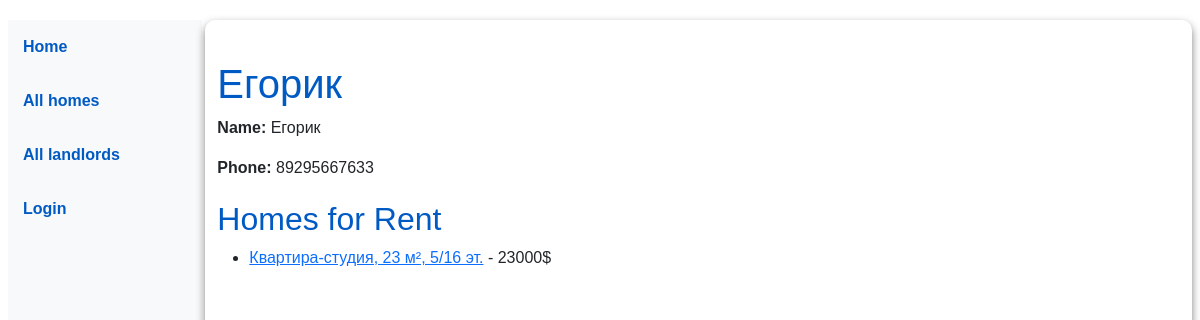
/catalog/landlord/5/, run on an earlier commit of the app's database.
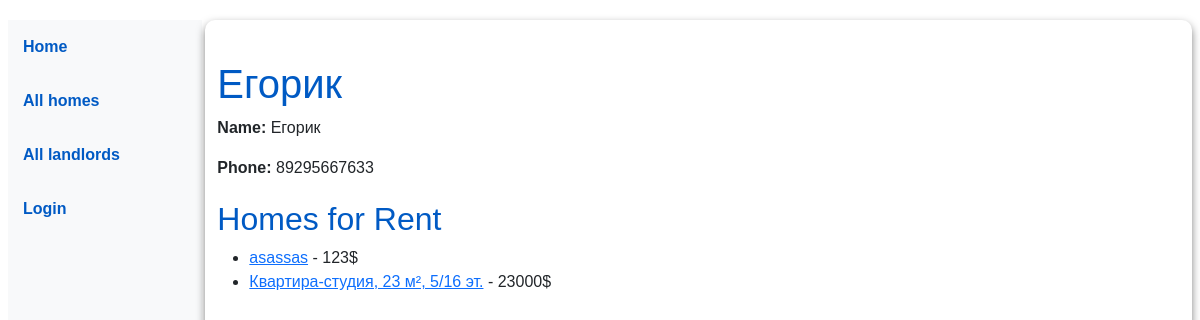
And on a later commit of the database.
### catalog/models.py (models this page shows, shortened)
class Home(models.Model):
    title = models.CharField(
        max_length=200,
        help_text="Краткое описание квартиры"
    )
    landlord = models.ForeignKey(
        'Landlord',
        on_delete=models.SET_NULL,
        null=True,
        help_text="Арендодатель квартиры"
    )
    description = models.TextField(
        max_length=1000,
        help_text="Введите описание квартиры"
    )
    price = models.CharField(
        max_length=10,
        help_text="Цена аренды"
    )
    quantity = models.ForeignKey(
        'QuantityRooms',
        on_delete=models.SET_NULL,
        null=True,
        help_text="Выберите количество комнат"
    )
    city = models.CharField(
        max_length=100,
        help_text="Город, где находится квартира"
    )
    street = models.CharField(
        max_length=200,
        help_text="Улица, где находится квартира"
    )
    house_number = models.CharField(
        max_length=10,
        help_text="Номер дома"
    )
    apartment_number = models.CharField(
        max_length=10,
        help_text="Номер квартиры",
        blank=True
    )
    original_address = models.URLField(
        unique=True,
        blank = True,
        null=True,
        help_text="Уникальный URL с оригинального сайта"
    )
    id = models.UUIDField(
        primary_key=True,
        default=uuid.uuid4,
        help_text="Уникальный ID квартиры"
    )
    views_count = models.IntegerField(
        default=0
    )
    publication_date = models.DateTimeField(
        auto_now_add=True
    )
    adrs = models.CharField(
        max_length=100,
        help_text="Адрес из объявления",
        blank=True
    )
    class Meta:
        ordering = ["city", "street", "house_number", "price"]
    def get_absolute_url(self):
        return reverse('home-detail', args=[str(self.id)])

### catalog/views.py (the view)
# urls.py: path('landlord/<int:pk>/', views.LandlordDetailView.as_view(), name='landlord-detail'),
class LandlordDetailView(generic.DetailView):
    model = Landlord
    template_name = 'catalog/landlord_detail.html'

### catalog/templates/catalog/landlord_detail.html
{% extends "base_generic.html" %}
{% block content %}
  <h1>{{ landlord.name }}</h1>
  <p><strong>Name:</strong> {{ landlord.name }}</p>
  <p><strong>Phone:</strong> {{ landlord.phone_number }}</p>
  <h2>Homes for Rent</h2>
  {% if landlord.home_set.all %}
    <ul>
      {% for home in landlord.home_set.all %}
        <li>
          <a href="{{ home.get_absolute_url }}">{{ home.title }}</a> - {{ home.price }}$
        </li>
      {% endfor %}
    </ul>
  {% else %}
    <p>No homes available for rent.</p>
  {% endif %}
{% endblock %}

What changed in the data, as far as the page shows it:
added Home: title "asassas", price "123"
